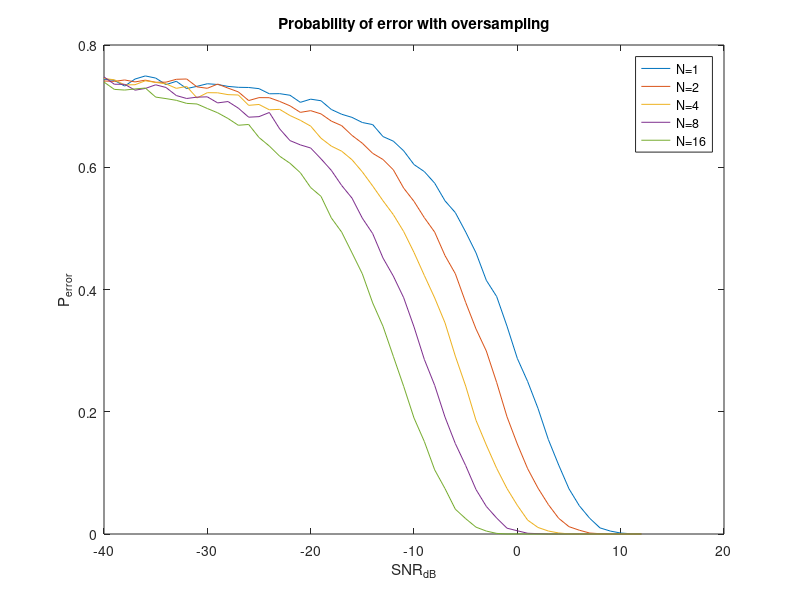

Recreate this plot in MATLAB.
% 4. Error Probability for QPSK Modulation in AWGN Channel
% Author: Seyed Mohammad Mehdi Hosseini (Smmehdihosseini@gmail.com)


%Part 1

l_a=400000;
M=4;
a=randi([0,3],1,l_a);
SNR=-40:12 ;
len_SNR=length(SNR);

txSig=pskmod(a,M,pi/4);

p_err_vec=zeros(1,len_SNR);

for k=1:len_SNR
     rxSig=awgn(txSig,SNR(k));
     data_hat=pskdemod(rxSig,4,pi/4);
     n_err=sum(data_hat~=a);
     p_err=n_err/l_a;
     p_err_vec(1,k)=p_err;
end

plot(SNR,p_err_vec)
xlabel('SNR_{dB}')
ylabel('P_{error}')
title('Probability of QPSK error')


%Part 2

l_a=10000;
a=randi([0,3],1,l_a);
oversamp_vec=[1 2 4 8 16] ;
len_N=length(oversamp_vec);



SNR=-40:12 ; %dB
len_SNR=length(SNR);

p_err_mat=zeros(len_N,len_SNR);

for i=1:len_N
    a_star=repmat(a,oversamp_vec(i),1);	
    a_star=reshape(a_star,1,oversamp_vec(i)*l_a);	   
    txSig=pskmod(a_star,4,pi/4);	
    for k=1:len_SNR           	
        rxSig=awgn(txSig,SNR(k));	
        data_hat=reshape(rxSig,oversamp_vec(i),l_a);
        data_hatt=sum(data_hat,1);	     
        data_hat=pskdemod(data_hatt,4,pi/4);
        n_err=sum(data_hat~=a);
        p_err=n_err/l_a;
        p_err_mat(i,k)=p_err;
     end
end

plot(SNR,p_err_mat)
xlabel('SNR_{dB}')
ylabel('P_{error}')
title('Probability of error with oversampling')
legend('N=1','N=2','N=4','N=8','N=16')

